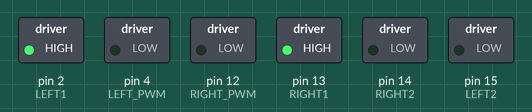
The sketch below on a simulated Arduino Uno, built with avr-gcc and run on an emulated ATmega328P. On the bench: switched loads named in the sketch (green lamp = pin HIGH). What the sketch prints to the serial monitor is not drawn.

Above: at 1.9 s.
At 17.3 s:
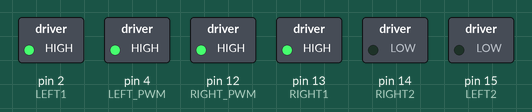
Timing chart, 0 to 40.2 s (numbered marks = the images above):
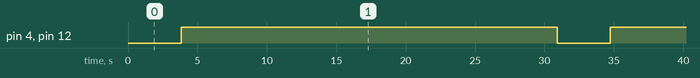

Measured:
- by itself, pin 4 (LEFT_PWM), pin 12 (RIGHT_PWM): alternates HIGH for 27.1 s and LOW for 3.8 s

The sketch:

motor_speedtest.ino
```cpp
// 左馬達
const byte LEFT1 = 2;
const byte LEFT2 = 15;
const byte LEFT_PWM = 4;
// 右馬達
const byte RIGHT1 = 13;
const byte RIGHT2 = 14;
const byte RIGHT_PWM = 12;
// 設定PWM輸出值
byte motorSpeed = 0;

void setup() {
  Serial.begin(115200);
  pinMode(LEFT1, OUTPUT);
  pinMode(LEFT2, OUTPUT);
  pinMode(LEFT_PWM, OUTPUT);
  pinMode(RIGHT1, OUTPUT);
  pinMode(RIGHT2, OUTPUT);
  pinMode(RIGHT_PWM, OUTPUT);
  digitalWrite(LEFT1,HIGH);
  digitalWrite(LEFT2,LOW);
  digitalWrite(RIGHT1,HIGH);
  digitalWrite(RIGHT2,LOW);
}

void loop() {
  for(int i=1 ; i<=1024; i++){
    motorSpeed = i;
    analogWrite(LEFT_PWM,i);
    analogWrite(RIGHT_PWM,i);
    Serial.println(i);
    delay(30);
  }
}
```
